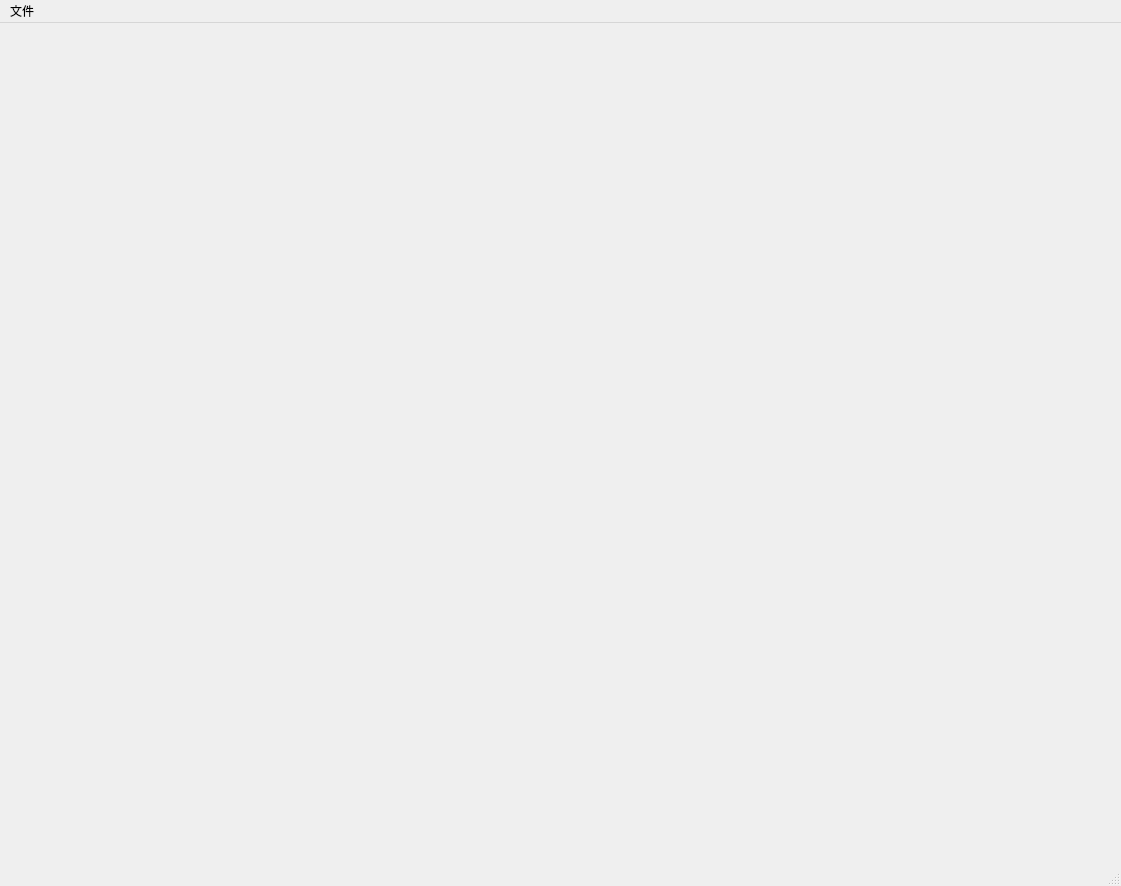
<?xml version="1.0" encoding="UTF-8"?>
<ui version="4.0">
 <class>mainWindow</class>
 <widget class="QMainWindow" name="mainWindow">
  <property name="geometry">
   <rect>
    <x>0</x>
    <y>0</y>
    <width>1121</width>
    <height>886</height>
   </rect>
  </property>
  <property name="windowTitle">
   <string>实施万能助手</string>
  </property>
  <widget class="QWidget" name="centralwidget"/>
  <widget class="QMenuBar" name="menubar">
   <property name="geometry">
    <rect>
     <x>0</x>
     <y>0</y>
     <width>1121</width>
     <height>23</height>
    </rect>
   </property>
   <widget class="QMenu" name="menu">
    <property name="title">
     <string>文件</string>
    </property>
   </widget>
   <addaction name="menu"/>
  </widget>
  <widget class="QStatusBar" name="statusbar">
   <property name="autoFillBackground">
    <bool>true</bool>
   </property>
  </widget>
 </widget>
 <resources/>
 <connections/>
</ui>
